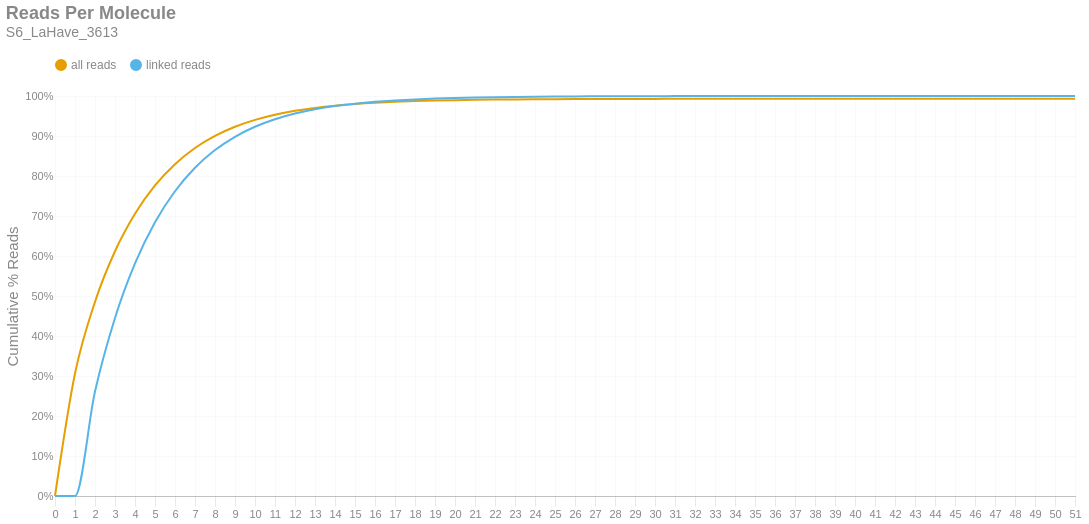

This figure's notebook cell:
### Markdown cell above
### Reads per Molecule
This chart shows the cumulative distribution of the number of reads per linked molecule. That is, how many alignments are associated with a unique molecule. This excludes the number of reads associated with invalid or absent linked-read barcodes. The `linked` histogram is the percentages recalculated when disregarding singletons.

### Code cell
if SKIPLR:
    print_html(f"Skipped")
else:
    counts = np.bincount(valids['reads'].cast(pl.Int64).to_numpy())
    weighted = counts * np.arange(len(counts))
    all_perc = weighted / n_reads
    linked_perc = weighted / n_linked_reads
    linked_perc[1] = 0
    binned_df = pl.DataFrame({
        'readsper': list(range(len(counts))),
        'all reads (cumsum)': np.cumsum(all_perc).tolist(),
        'linked reads (cumsum)': np.cumsum(linked_perc).tolist(),
    })

    with SafeRender(binned_df):
        (
            density_plot(binned_df, 'Reads Per Molecule', samplename, 'readspmol')
            .encode(
                x=alt.X('readsper:O', title=None).axis(labelAngle=0).scale(padding=0),
                y=alt.Y('value:Q', title='Cumulative % Reads').axis(format='%').stack(False),
                color=alt.Color("key:N").scale(domain=["all reads", "linked reads"]),
                tooltip=[
                    alt.Tooltip("key:N", title="Data Type"),
                    alt.Tooltip("readsper:O", title="Reads Per Molecule"),
                    alt.Tooltip("value:Q", format=".2%", title="% Reads (Cum.)")
                ]            
            )
        ).display()

### Figure 1 — Vega-Lite specification as saved in the notebook (floating-point values rounded to 4 significant figures)
{"width": "container", "height": 400, "config": {"title": {"anchor": "start", "dy": -15, "fontSize": 18, "color": "#888888", "subtitleColor": "#888888", "subtitleFontSize": 14}, "arc": {"fill": "#0072B2"}, "axis": {"domainColor": "#888888", "domainWidth": 0.5, "gridWidth": 0.2, "grid": false, "titleFontWeight": 400, "titleFontSize": 15, "labelFontSize": 11, "labelColor": "#888888", "tickColor": "#888888", "tickWidth": 0.2, "titleColor": "#888888"}, "axisBand": {"grid": false}, "axisX": {"grid": true, "tickSize": 10, "domainCap": "round"}, "axisY": {"domain": false, "grid": true, "tickSize": 0, "domainCap": "round"}, "background": "transparent", "header": {"labelFontSize": 15, "labelColor": "#888888", "titleFontSize": 15, "titleFontWeight": 600, "titleColor": "#888888"}, "legend": {"labelFont": "sans-serif", "labelFontSize": 12, "labelColor": "#888888", "symbolSize": 100, "symbolType": "circle", "titleFontSize": 12, "titlePadding": 10, "titleColor": "#888888", "title": null, "orient": "top"}, "range": {"category": ["#E69F00", "#56B4E9", "#009E73", "#F0E442", "#0072B2", "#D55E00", "#CC79A7", "#000000"], "diverging": ["#cfe8f3", "#a2d4ec", "#73bfe2", "#46abdb", "#1696d2", "#12719e"]}, "area": {"fill": "#0072B2", "fillOpacity": 0.7, "line": true, "strokeOpacity": 0.7}, "line": {"color": "#0072B2", "stroke": "#0072B2", "strokeWidth": 2}, "trail": {"color": "#0072B2", "stroke": "#0072B2", "strokeWidth": 0, "size": 1}, "point": {"filled": true, "fillOpacity": 1.0, "size": 95}, "text": {"color": "#888888", "fontSize": 11, "align": "right", "fontWeight": 400, "size": 11}, "bar": {"fill": "#0072B2", "stroke": null}, "view": {"stroke": null, "continuousWidth": 660, "continuousHeight": 400}}, "data": {"name": "data-eda5fa76a5e6c16eacf6b7a8479e12c4"}, "mark": {"type": "line", "interpolate": "monotone", "point": {"opacity": 0, "size": 275}}, "encoding": {"color": {"field": "key", "scale": {"domain": ["all reads", "linked reads"]}, "type": "nominal"}, "tooltip": [{"field": "key", "title": "Data Type", "type": "nominal"}, {"field": "readsper", "title": "Reads Per Molecule", "type": "ordinal"}, {"field": "value", "format": ".2%", "title": "% Reads (Cum.)", "type": "quantitative"}], "x": {"axis": {"labelAngle": 0}, "field": "readsper", "scale": {"padding": 0}, "title": null, "type": "ordinal"}, "y": {"axis": {"format": "%"}, "field": "value", "stack": false, "title": "Cumulative % Reads", "type": "quantitative"}}, "params": [{"name": "param_c36ac31b6afebe62", "select": {"type": "point", "fields": ["key"]}, "bind": "legend"}], "title": {"text": "Reads Per Molecule", "subtitle": "S6_LaHave_3613"}, "transform": [{"fold": ["all reads (cumsum)", "linked reads (cumsum)"]}, {"calculate": "replace(datum.key, ' (cumsum)', '')", "as": "key"}, {"filter": {"param": "param_c36ac31b6afebe62"}}], "usermeta": {"embedOptions": {"downloadFileName": "S6_LaHave_3613.readspmol"}}, "$schema": "https://vega.github.io/schema/vega-lite/v6.1.0.json", "datasets": {"data-eda5fa76a5e6c16eacf6b7a8479e12c4": [{"readsper": 0, "all reads (cumsum)": 0.0, "linked reads (cumsum)": 0.0}, {"readsper": 1, "all reads (cumsum)": 0.3061, "linked reads (cumsum)": 0.0}, {"readsper": 2, "all reads (cumsum)": 0.4854, "linked reads (cumsum)": 0.2611}, {"readsper": 3, "all reads (cumsum)": 0.6118, "linked reads (cumsum)": 0.445}, {"readsper": 4, "all reads (cumsum)": 0.7055, "linked reads (cumsum)": 0.5813}, {"readsper": 5, "all reads (cumsum)": 0.7763, "linked reads (cumsum)": 0.6845}, {"readsper": 6, "all reads (cumsum)": 0.8295, "linked reads (cumsum)": 0.762}, {"readsper": 7, "all reads (cumsum)": 0.8699, "linked reads (cumsum)": 0.8207}, {"readsper": 8, "all reads (cumsum)": 0.9002, "linked reads (cumsum)": 0.8648}, {"readsper": 9, "all reads (cumsum)": 0.923, "linked reads (cumsum)": 0.8981}, {"readsper": 10, "all reads (cumsum)": 0.9402, "linked reads (cumsum)": 0.9231}, {"readsper": 11, "all reads (cumsum)": 0.9531, "linked reads (cumsum)": 0.9419}, {"readsper": 12, "all reads (cumsum)": 0.9629, "linked reads (cumsum)": 0.956}, {"readsper": 13, "all reads (cumsum)": 0.9702, "linked reads (cumsum)": 0.9667}, {"readsper": 14, "all reads (cumsum)": 0.9758, "linked reads (cumsum)": 0.9749}, {"readsper": 15, "all reads (cumsum)": 0.9799, "linked reads (cumsum)": 0.9809}, {"readsper": 16, "all reads (cumsum)": 0.9831, "linked reads (cumsum)": 0.9855}, {"readsper": 17, "all reads (cumsum)": 0.9854, "linked reads (cumsum)": 0.9889}, {"readsper": 18, "all reads (cumsum)": 0.9872, "linked reads (cumsum)": 0.9915}, {"readsper": 19, "all reads (cumsum)": 0.9886, "linked reads (cumsum)": 0.9935}, {"readsper": 20, "all reads (cumsum)": 0.9897, "linked reads (cumsum)": 0.9951}, {"readsper": 21, "all reads (cumsum)": 0.9905, "linked reads (cumsum)": 0.9962}, {"readsper": 22, "all reads (cumsum)": 0.9911, "linked reads (cumsum)": 0.9971}, {"readsper": 23, "all reads (cumsum)": 0.9915, "linked reads (cumsum)": 0.9978}, {"readsper": 24, "all reads (cumsum)": 0.9919, "linked reads (cumsum)": 0.9982}, {"readsper": 25, "all reads (cumsum)": 0.9921, "linked reads (cumsum)": 0.9986}, {"readsper": 26, "all reads (cumsum)": 0.9924, "linked reads (cumsum)": 0.999}, {"readsper": 27, "all reads (cumsum)": 0.9925, "linked reads (cumsum)": 0.9992}, {"readsper": 28, "all reads (cumsum)": 0.9926, "linked reads (cumsum)": 0.9994}, {"readsper": 29, "all reads (cumsum)": 0.9927, "linked reads (cumsum)": 0.9995}, {"readsper": 30, "all reads (cumsum)": 0.9928, "linked reads (cumsum)": 0.9996}, {"readsper": 31, "all reads (cumsum)": 0.9929, "linked reads (cumsum)": 0.9997}, {"readsper": 32, "all reads (cumsum)": 0.9929, "linked reads (cumsum)": 0.9998}, {"readsper": 33, "all reads (cumsum)": 0.9929, "linked reads (cumsum)": 0.9998}, {"readsper": 34, "all reads (cumsum)": 0.9929, "linked reads (cumsum)": 0.9998}, {"readsper": 35, "all reads (cumsum)": 0.993, "linked reads (cumsum)": 0.9999}, {"readsper": 36, "all reads (cumsum)": 0.993, "linked reads (cumsum)": 0.9999}, {"readsper": 37, "all reads (cumsum)": 0.993, "linked reads (cumsum)": 0.9999}, {"readsper": 38, "all reads (cumsum)": 0.993, "linked reads (cumsum)": 0.9999}, {"readsper": 39, "all reads (cumsum)": 0.993, "linked reads (cumsum)": 0.9999}, {"readsper": 40, "all reads (cumsum)": 0.993, "linked reads (cumsum)": 1.0}, {"readsper": 41, "all reads (cumsum)": 0.993, "linked reads (cumsum)": 1.0}, {"readsper": 42, "all reads (cumsum)": 0.993, "linked reads (cumsum)": 1.0}, {"readsper": 43, "all reads (cumsum)": 0.993, "linked reads (cumsum)": 1.0}, {"readsper": 44, "all reads (cumsum)": 0.9931, "linked reads (cumsum)": 1.0}, {"readsper": 45, "all reads (cumsum)": 0.9931, "linked reads (cumsum)": 1.0}, {"readsper": 46, "all reads (cumsum)": 0.9931, "linked reads (cumsum)": 1.0}, {"readsper": 47, "all reads (cumsum)": 0.9931, "linked reads (cumsum)": 1.0}, {"readsper": 48, "all reads (cumsum)": 0.9931, "linked reads (cumsum)": 1.0}, {"readsper": 49, "all reads (cumsum)": 0.9931, "linked reads (cumsum)": 1.0}, {"readsper": 50, "all reads (cumsum)": 0.9931, "linked reads (cumsum)": 1.0}, {"readsper": 51, "all reads (cumsum)": 0.9931, "linked reads (cumsum)": 1.0}]}}
